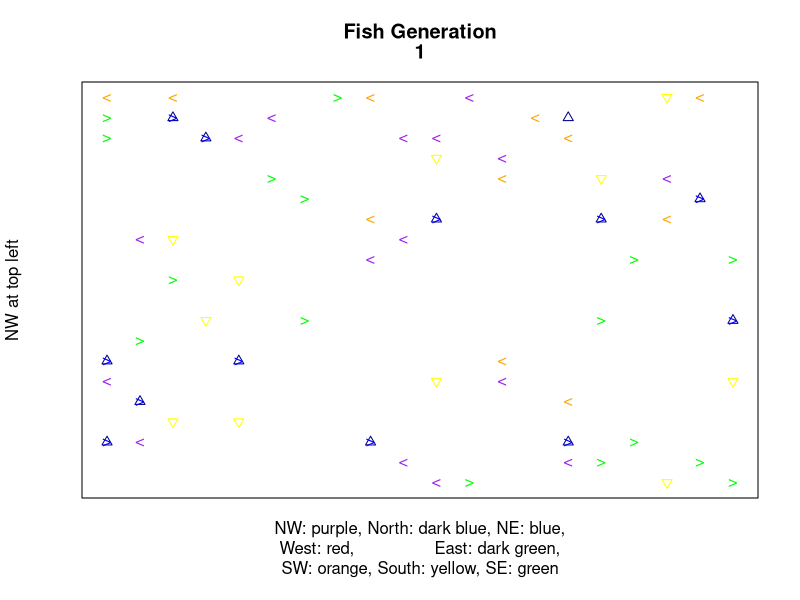
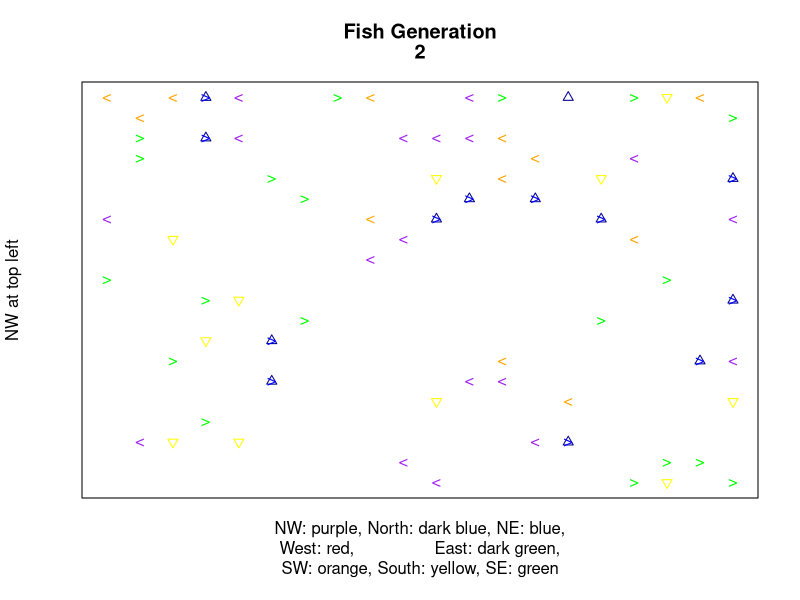
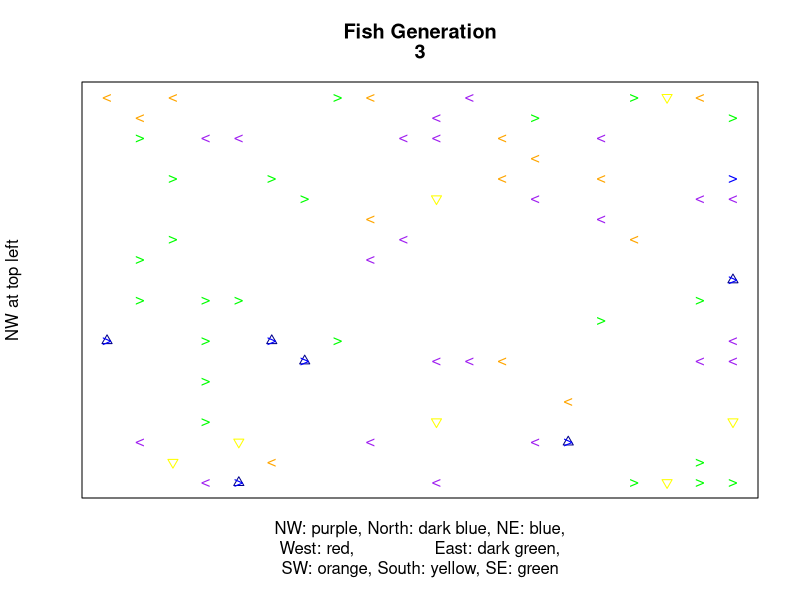
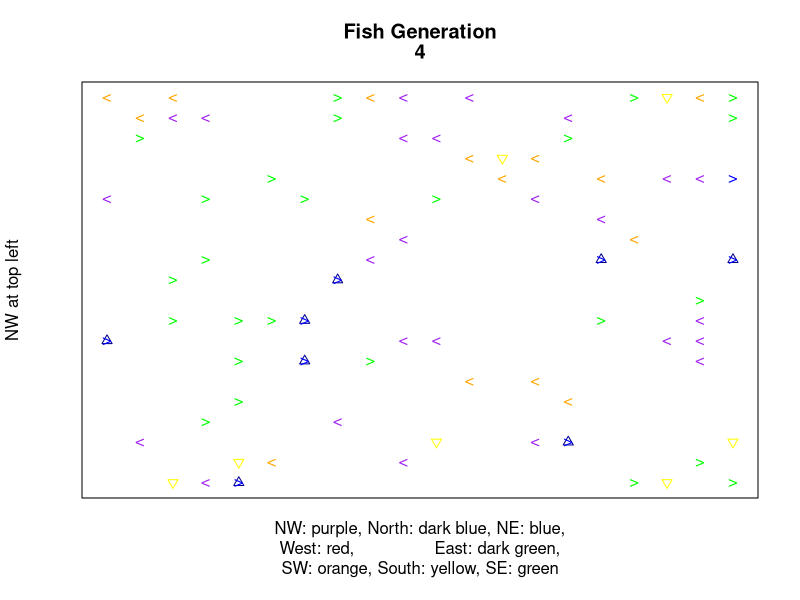
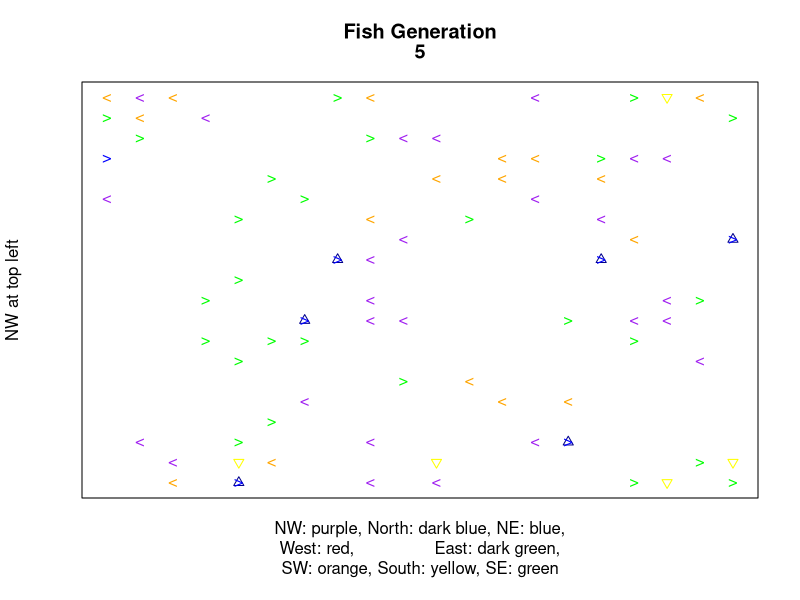
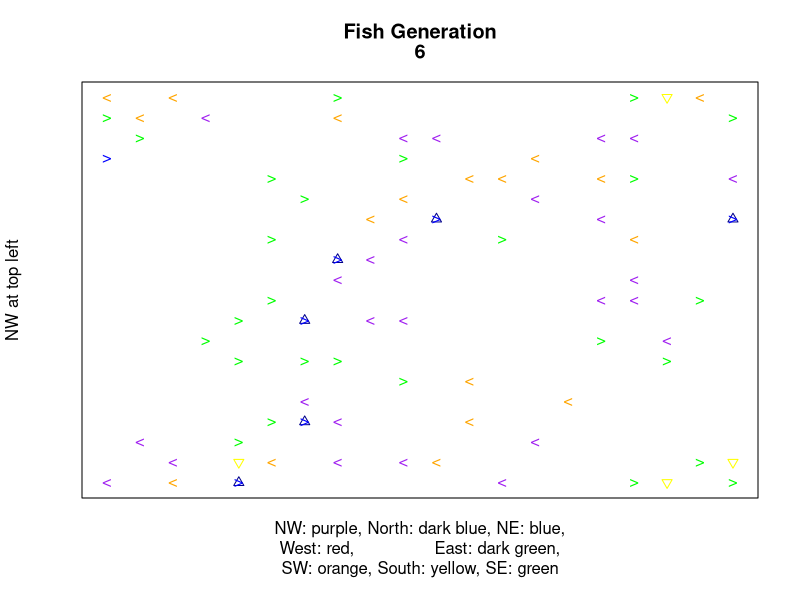
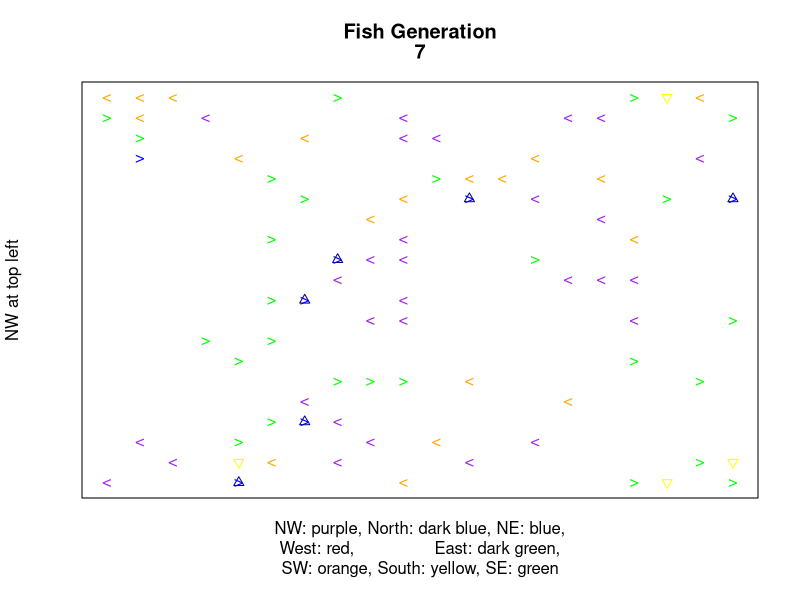
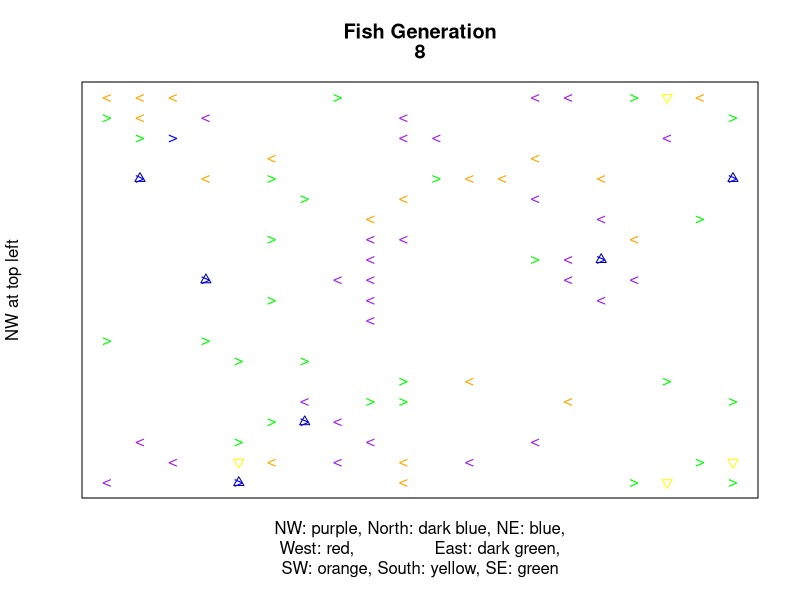

Write the R code that produced these figures, in order.
# CA Project 
# Module 14.10 - 'Fish Schooling'
# Version 1.5

# uses signif() in get.mean.dir()
# pretty effective schooling behavior
# some issues with display of directionality,
# but display upgraded from previous versions

# TODO: 
# mean of neighbors influences own direction 
# by taking mean of neighbors WITHOUT COUNTING SELF
# and then add that mean to original direction

# has mismatched but upgraded display and mean functions
# mean function divided into get.mean and set.dir ftns


# TODO: fix display


# ignore cohesion rule
# obey separation rule and alignment rule
# separation takes precedence

# this version's interpretation of separation rule:
# "don't move into the same space on the grid"

# wrap edges

# this version is probably gonna have the 'herky jerky' movement

# possible cell states (by 'cell' I mean 'pair of coords')
EMPTY <- c(0,0)   # unoccupied cell                    #white

# minimum gap between fish
#gap.size <- 1 # number of empty cells between two occupied cells


# dimensions
size <- 20
gens <- 30 # slices

probability <- 0.3 # to make sure some cells are empty (for initialization)


# FUNCTIONS

# test whether a pair of coords is (0,0)
empty <- function(coords) {
  return(sum(coords==EMPTY)==2)
}

# copy edges to ghost margins
wrap.edges <- function(slice) {
  # wrap top and bottom edges:
  for(i in 1:2) {
    loaf[[slice]][[i]] <- loaf[[slice]][[size+i]]
    loaf[[slice]][[size+i+2]] <- loaf[[slice]][[i+2]]
  }
  # wrap left and right edges:
  for(i in 1:2) {
    for(row in 3:(size+2)) {
      loaf[[slice]][[row]][[i]] <- loaf[[slice]][[row]][[size+i]]
      loaf[[slice]][[row]][[size+2+i]] <- loaf[[slice]][[row]][[i+2]]
    }
  }
  # set corners:
  for(i in 1:2) {
    for(j in 1:2) {
      # top corners
      loaf[[slice]][[i]][[j]] <- loaf[[slice]][[size+i]][[size+j]]
      loaf[[slice]][[i]][[size+j+2]] <- loaf[[slice]][[size+i]][[j+2]]
      # bottom corners
      loaf[[slice]][[size+i+2]][[j]] <- loaf[[slice]][[i+2]][[size+j]]
      loaf[[slice]][[size+i+2]][[size+j+2]] <- loaf[[slice]][[i+2]][[j+2]]
    }
  }
  return(loaf[[slice]])
}

# get mean direction of all neighbors 
# (Moore's neighborhood,  dist 1 )
get.mean.dir <- function(slice,this.r,this.c) {
  dist <- 1
  num.neighbors <- 0
  neighbor.directions <- EMPTY
  for(row in -dist:dist) {
    for(col in -dist:dist) {
      bro.dir <- unlist(loaf[[slice-1]][[this.r+row]][[this.c+col]])
      #if(!(row==0 && col==0) && !empty(bro.dir)) {
      if(!empty(bro.dir)) {  
        num.neighbors <- num.neighbors + 1
        neighbor.directions <- neighbor.directions + bro.dir
      }
    }
  }
  if(num.neighbors!=0) { return(neighbor.directions/num.neighbors) }
  return(EMPTY)
}

set.new.direction <- function(current.direction,mean) {
  #current.direction <- unlist(loaf[[slice-1]][[this.r]][[this.c]])
  #cat(c(current.direction,"  "))
  if(empty(mean)) { return(current.direction) }
  new.dir <- current.direction + mean
  #cat(c(new.dir,"\n"))
  for(i in 1:2) {
    thing <- new.dir[i]
    if(thing >= .5) {
      new.dir[i] <- 1
    } else if(thing <= (-.5)) {
      new.dir[i] <- -1
    } else {
      new.dir[i] <- 0
    }
  }
  
  if(empty(new.dir)) { return(current.direction) } 
  return(new.dir)
}


# should keep two fish from moving into the same empty cell
# and keep fish from moving into occupied cell.
okay.to.move <- function(slice,row,col,dest) {
  if(!empty(unlist(loaf[[slice-1]][[dest[1]]][[dest[2]]]))) { return(FALSE) }
  for(r in -1:1) {
    for(c in -1:1) {
      bro.row <- dest[1]+r
      bro.col <- dest[2]+c
      bro.dir <- unlist(loaf[[slice-1]][[bro.row]][[bro.col]])
      if(!(bro.row==row && bro.col==col)) {
        if(!empty(bro.dir) && empty(bro.dir+c(r,c))) {
          return(FALSE)
        }
      }
    }
  }
  return(TRUE)
}

# Plot the grid for the generation specified.
print <- function(slice) {
  # not actually flipped
  FLIPPED.Y.AXIS <- 1:(size+4)#:1 # rows reversed for plotting
  # it would be much more efficient to use a matrix here,
  # but this makes the code easier to read at a glance
  nw.x <- vector() 
  nw.y <- vector()
  north.x <- vector()
  north.y <- vector()
  ne.x <- vector()
  ne.y <- vector()
  west.x <- vector()
  west.y <- vector()
  east.x <- vector()
  east.y <- vector()
  sw.x <- vector()
  sw.y <- vector()
  south.x <- vector()
  south.y <- vector()
  se.x <- vector()
  se.y <- vector()
  
  for (row in 3:(size+2)) {
    for (col in 3:(size+2)) {
      direction <- unlist(loaf[[slice]][[row]][[col]])
      if(direction[1]>=.5) {
        if(direction[2]<=(-.5)) {
          nw.x <- c(nw.x,col)
          nw.y <- c(nw.y,FLIPPED.Y.AXIS[row])
        } else if(direction[2]>=0.5) {
          ne.x <- c(north.x,col)
          ne.y <- c(north.y,FLIPPED.Y.AXIS[row])
        } else {
          north.x <- c(ne.x,col)
          north.y <- c(ne.y,FLIPPED.Y.AXIS[row])
        }
      } else if(direction[1]<=-0.5) {
        if(direction[2]<=(-.5)) {
          sw.x <- c(sw.x,col)
          sw.y <- c(sw.y,FLIPPED.Y.AXIS[row])
        } else if(direction[2]>=0.5){
          se.x <- c(se.x,col)
          se.y <- c(se.y,FLIPPED.Y.AXIS[row])
        } else  {
          south.x <- c(south.x,col)
          south.y <- c(south.y,FLIPPED.Y.AXIS[row])
        } 
      } else {
        if(direction[2]<0) {
          west.x <- c(west.x,col)
          west.y <- c(west.y,FLIPPED.Y.AXIS[row])
          #} else if(direction[2]==0) {
          #  empty.x <- c(empty.x,col)
          #  empty.y <- c(empty.y,FLIPPED.Y.AXIS[row])
        } else if(direction[2]>0) {
          east.x <- c(east.x,col)
          east.y <- c(east.y,FLIPPED.Y.AXIS[row])
        }
      } 
    }
  }
  
  # NW is PURPLE
  plot(x=nw.x,y=nw.y,ylim=c(3,size+2),
       xlim=c(3,size+2),pch=60,col="purple",
       main=c("Fish Generation",slice),
       yaxt="n",xaxt="n",
       xlab="NW: purple, North: dark blue, NE: blue,\nWest: red,                East: dark green,\nSW: orange, South: yellow, SE: green",
       ylab="NW at top left") 
  # North is DARK BLUE 
  points(x=north.x,y=north.y,pch=2,col="dark blue")
  # NE is BLUE
  points(x=ne.x,y=ne.y,pch=62,col="blue")
  # WEST is RED
  points(x=west.x,y=west.y,pch=171,col="red")
  # EAST is DARK GREEN
  points(x=east.x,y=east.y,pch=187,col="dark green")
  # SW is ORANGE
  points(x=sw.x,y=sw.y,pch=60,col="orange")
  # SOUTH is YELLOW
  points(x=south.x,y=south.y,pch=6,col="yellow")
  # SE is GREEN
  points(x=se.x,y=se.y,pch=62,col="green")
}


# set up empty loaf
# don't forget to initialize 'ghost' borders (2 cell margin)
loaf <- list()
for(slice in 1:gens) {
  loaf[[slice]] <- list()
  for(row in 1:(size+4)) {
    loaf[[slice]][[row]] <- list()
    for(col in 1:(size+4)) {
      loaf[[slice]][[row]][[col]] <- c(0,0)
    }
  }
}

# set up initial random configuration slice (generation 1)
for(row in 3:(size+2)) {
  for(col in 3:(size+2)) {
    if(rbinom(1,1,probability)) {
      loaf[[1]][[row]][[col]] <- floor(runif(2,-1,2))
    }
  }
}
loaf[[1]] <- wrap.edges(1)
print(1)

# FOR LOOP
for(slice in 2:gens) {
  for(row in 3:(size+2)) {
    for(col in 3:(size+2)) {
      direction <- unlist(loaf[[slice-1]][[row]][[col]])
      if(!empty(direction)) {
        mean.dir <- get.mean.dir(slice,row,col)
        new.direction <- set.new.direction(direction,mean.dir)
        loaf[[slice]][[row]][[col]] <- new.direction
        destination <- c(row,col)+direction
        if(okay.to.move(slice,row,col,destination)) {
          #loaf[[slice]][[destination[1]]][[destination[2]]] <- direction
          
          for(i in 1:2) {
            if(destination[i]<3) {
              destination[i] <- destination[i]+size
            } else if(destination[i]>(size+2)) {
              destination[i] <- destination[i]-size
            }
          }
          loaf[[slice]][[destination[1]]][[destination[2]]] <- direction
          loaf[[slice]][[row]][[col]] <- EMPTY
        }
      } #else { loaf[[slice]][[row]][[col]] <- EMPTY }
    }
  }
  loaf[[slice]] <- wrap.edges(slice)
  print(slice)
}
